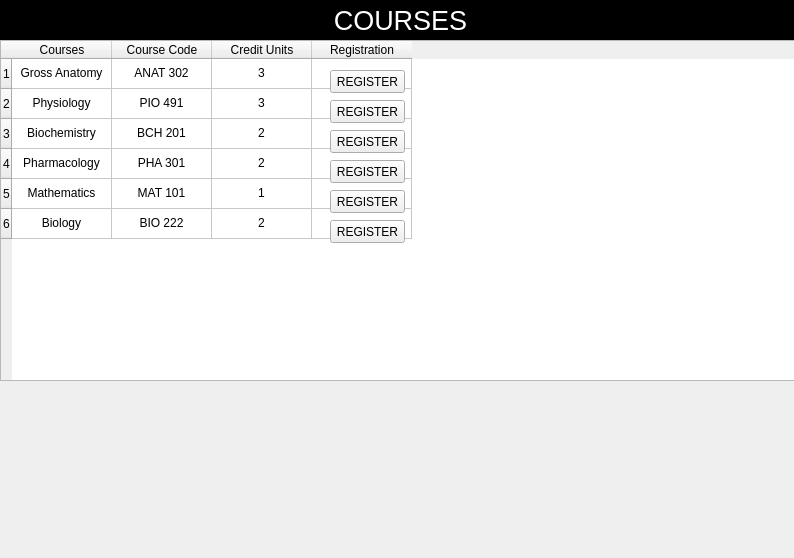
<?xml version="1.0" encoding="UTF-8"?>
<ui version="4.0">
 <class>Form</class>
 <widget class="QWidget" name="Form">
  <property name="geometry">
   <rect>
    <x>0</x>
    <y>0</y>
    <width>794</width>
    <height>558</height>
   </rect>
  </property>
  <property name="windowTitle">
   <string>Form</string>
  </property>
  <widget class="QLabel" name="courseslabel">
   <property name="geometry">
    <rect>
     <x>0</x>
     <y>0</y>
     <width>801</width>
     <height>41</height>
    </rect>
   </property>
   <property name="styleSheet">
    <string notr="true">background-color: navy-blue;
font: 20pt;
color: white</string>
   </property>
   <property name="text">
    <string>COURSES</string>
   </property>
   <property name="alignment">
    <set>Qt::AlignCenter</set>
   </property>
  </widget>
  <widget class="QTableWidget" name="coursesTableWidget">
   <property name="geometry">
    <rect>
     <x>0</x>
     <y>40</y>
     <width>801</width>
     <height>341</height>
    </rect>
   </property>
   <row>
    <property name="text">
     <string>1</string>
    </property>
    <property name="textAlignment">
     <set>AlignLeading|AlignVCenter</set>
    </property>
   </row>
   <row>
    <property name="text">
     <string>2</string>
    </property>
   </row>
   <row>
    <property name="text">
     <string>3</string>
    </property>
   </row>
   <row>
    <property name="text">
     <string>4</string>
    </property>
   </row>
   <row>
    <property name="text">
     <string>5</string>
    </property>
   </row>
   <row>
    <property name="text">
     <string>6</string>
    </property>
   </row>
   <column>
    <property name="text">
     <string>Courses</string>
    </property>
    <property name="textAlignment">
     <set>AlignCenter</set>
    </property>
   </column>
   <column>
    <property name="text">
     <string>Course Code</string>
    </property>
   </column>
   <column>
    <property name="text">
     <string>Credit Units</string>
    </property>
   </column>
   <column>
    <property name="text">
     <string>Registration</string>
    </property>
   </column>
   <item row="0" column="0">
    <property name="text">
     <string>Gross Anatomy</string>
    </property>
    <property name="textAlignment">
     <set>AlignCenter</set>
    </property>
   </item>
   <item row="0" column="1">
    <property name="text">
     <string>ANAT 302</string>
    </property>
    <property name="textAlignment">
     <set>AlignCenter</set>
    </property>
   </item>
   <item row="0" column="2">
    <property name="text">
     <string>3</string>
    </property>
    <property name="textAlignment">
     <set>AlignCenter</set>
    </property>
   </item>
   <item row="1" column="0">
    <property name="text">
     <string>Physiology</string>
    </property>
    <property name="textAlignment">
     <set>AlignCenter</set>
    </property>
   </item>
   <item row="1" column="1">
    <property name="text">
     <string>PIO 491</string>
    </property>
    <property name="textAlignment">
     <set>AlignCenter</set>
    </property>
   </item>
   <item row="1" column="2">
    <property name="text">
     <string>3</string>
    </property>
    <property name="textAlignment">
     <set>AlignCenter</set>
    </property>
   </item>
   <item row="2" column="0">
    <property name="text">
     <string>Biochemistry</string>
    </property>
    <property name="textAlignment">
     <set>AlignCenter</set>
    </property>
   </item>
   <item row="2" column="1">
    <property name="text">
     <string>BCH 201</string>
    </property>
    <property name="textAlignment">
     <set>AlignCenter</set>
    </property>
   </item>
   <item row="2" column="2">
    <property name="text">
     <string>2</string>
    </property>
    <property name="textAlignment">
     <set>AlignCenter</set>
    </property>
   </item>
   <item row="3" column="0">
    <property name="text">
     <string>Pharmacology</string>
    </property>
    <property name="textAlignment">
     <set>AlignCenter</set>
    </property>
   </item>
   <item row="3" column="1">
    <property name="text">
     <string>PHA 301</string>
    </property>
    <property name="textAlignment">
     <set>AlignCenter</set>
    </property>
   </item>
   <item row="3" column="2">
    <property name="text">
     <string>2</string>
    </property>
    <property name="textAlignment">
     <set>AlignCenter</set>
    </property>
   </item>
   <item row="4" column="0">
    <property name="text">
     <string>Mathematics</string>
    </property>
    <property name="textAlignment">
     <set>AlignCenter</set>
    </property>
   </item>
   <item row="4" column="1">
    <property name="text">
     <string>MAT 101</string>
    </property>
    <property name="textAlignment">
     <set>AlignCenter</set>
    </property>
   </item>
   <item row="4" column="2">
    <property name="text">
     <string>1</string>
    </property>
    <property name="textAlignment">
     <set>AlignCenter</set>
    </property>
   </item>
   <item row="5" column="0">
    <property name="text">
     <string>Biology</string>
    </property>
    <property name="textAlignment">
     <set>AlignCenter</set>
    </property>
   </item>
   <item row="5" column="1">
    <property name="text">
     <string>BIO 222</string>
    </property>
    <property name="textAlignment">
     <set>AlignCenter</set>
    </property>
   </item>
   <item row="5" column="2">
    <property name="text">
     <string>2</string>
    </property>
    <property name="textAlignment">
     <set>AlignCenter</set>
    </property>
   </item>
  </widget>
  <widget class="QPushButton" name="registerButton_1">
   <property name="geometry">
    <rect>
     <x>330</x>
     <y>70</y>
     <width>75</width>
     <height>23</height>
    </rect>
   </property>
   <property name="text">
    <string>REGISTER</string>
   </property>
  </widget>
  <widget class="QPushButton" name="registerButton_2">
   <property name="geometry">
    <rect>
     <x>330</x>
     <y>100</y>
     <width>75</width>
     <height>23</height>
    </rect>
   </property>
   <property name="text">
    <string>REGISTER</string>
   </property>
  </widget>
  <widget class="QPushButton" name="registerButton_6">
   <property name="geometry">
    <rect>
     <x>330</x>
     <y>220</y>
     <width>75</width>
     <height>23</height>
    </rect>
   </property>
   <property name="text">
    <string>REGISTER</string>
   </property>
  </widget>
  <widget class="QPushButton" name="registerButton_3">
   <property name="geometry">
    <rect>
     <x>330</x>
     <y>130</y>
     <width>75</width>
     <height>23</height>
    </rect>
   </property>
   <property name="text">
    <string>REGISTER</string>
   </property>
  </widget>
  <widget class="QPushButton" name="registerButton_5">
   <property name="geometry">
    <rect>
     <x>330</x>
     <y>190</y>
     <width>75</width>
     <height>23</height>
    </rect>
   </property>
   <property name="text">
    <string>REGISTER</string>
   </property>
  </widget>
  <widget class="QPushButton" name="registerButton_4">
   <property name="geometry">
    <rect>
     <x>330</x>
     <y>160</y>
     <width>75</width>
     <height>23</height>
    </rect>
   </property>
   <property name="text">
    <string>REGISTER</string>
   </property>
  </widget>
 </widget>
 <resources/>
 <connections/>
</ui>
